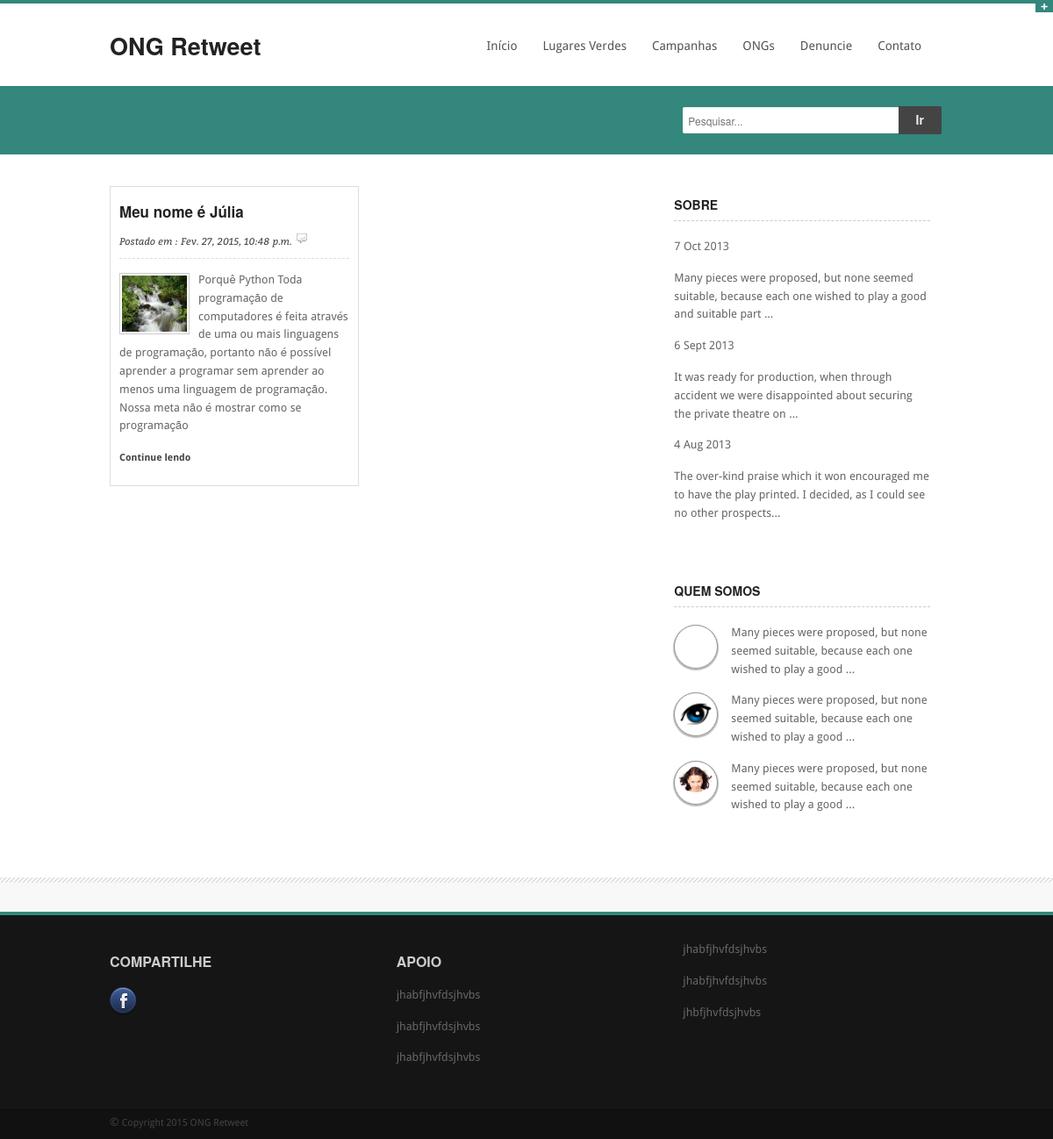
The app's page /, older data.
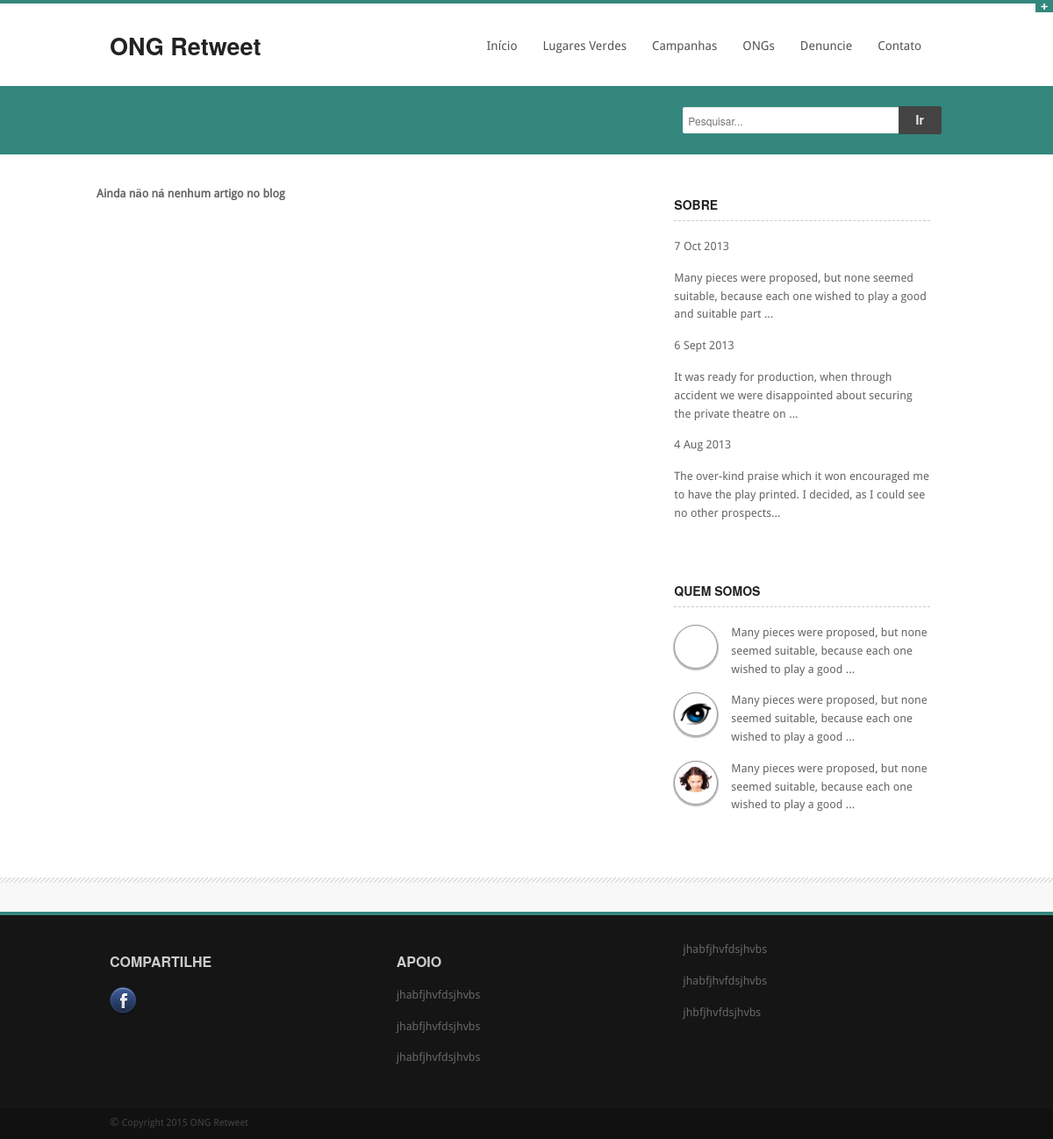
The same page, newer data.
### blog/models.py (models this page shows, shortened)
class Page(models.Model):
	category = models.ForeignKey(Category)
	title = models.CharField(max_length=128, unique=True)
	url = models.SlugField(max_length=100 , unique=True)
	description= models.TextField(max_length=240)
	views= models.IntegerField(default=0)
	when = models.DateTimeField('data de criação', auto_now_add=True, db_index=True)
	slugCategory = models.SlugField(unique=True,db_index=True)
	body = models.TextField()

### blog/views.py (the view)
# urls.py: url(r'^$', blog.views.index, name="index"),
def index(request):
	context_dict = {}
	context_dict['pages'] = Page.objects.all()[:6]
	return render(request,"ong/index.html",context_dict)

### templates/ong/index.html (shortened to what the changed rows need)
<!DOCTYPE html>
{% load staticfiles %}
<html class="no-js" lang="en">
<head>
<link rel="stylesheet" href="{% static "ong/stylesheets/style.css" %}">
<link rel="stylesheet" href="{% static "ong/stylesheets/blog.css" %}">
<link rel="stylesheet" href="{% static "ong/stylesheets/skins/teal.css" %}">
<link rel="stylesheet" href="{% static "ong/stylesheets/responsive.css" %}">
</head>
<body>
<div class="row">
	<div class="twelve columns noleftmargin">
		<div class="eight columns noleftmargin">
			{% if pages %}
				{% for page in pages %}
				<div class="six columns">
					<div class="boxblog">
						<h5>{{page.title}}</h5>
						<p class="small date">
							Postado em : {{page.when}}<span class="has-tip tip-top" data-width="90" title="6 comments"><img src="{% static "ong/images/comments.png" %}" alt=""></span>
						</p>
						<p>
							<img src="{% static "ong/images/temp/nivo3.jpg" %}" alt="" class="thumb">{{page.description}}
						</p>
						<p>
							<a href="/{{ page.slugCategory }}/{{ page.url }}" class="small continue">Continue lendo</a>
						</p>
					</div>
				</div>
				{% endfor %}
			{% else %}
				<strong>Ainda não ná nenhum artigo no blog</strong>
			{% endif %}
			<ul class="pagination">
			</ul>
		</div>
	</div>
</div>
<div id="footer">
	<footer class="row">
	<div class="four columns">
	<h1>COMPARTILHE</h1>
	</div>
	<div class="four columns">
	<h1>APOIO</h1>
	</div>
	</footer>
</div>
</body>
</html>

Row changes from the older to the newer data that the page shows:
removed Page: title "Meu nome é Júlia", when "Fev. 27, 2015, 10:48 p.m.", description "Porquê Python Toda programação de computadores é feita através de uma ou mais linguagens de programação, portanto não é possível aprender a programar sem aprender ao menos uma linguagem de programação. Nossa meta não é mostrar como se programação"
Text that changed along with them:
text now shown: "Ainda não ná nenhum artigo no blog"
